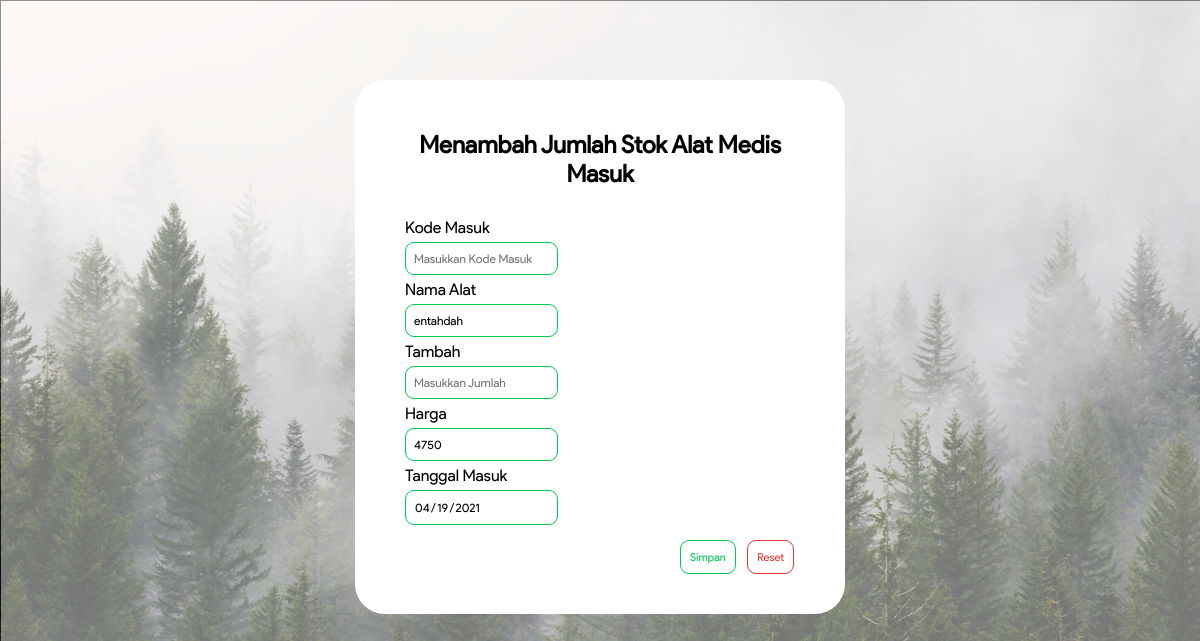
/in/tambahstok.php?id=1 (signed in), run on the app's committed database.
### tables this page shows
CREATE TABLE `tb_in` (
  `id` int(200) NOT NULL,
  `id_barang` int(200) NOT NULL,
  `kode_msk` varchar(200) NOT NULL,
  `nama_msk` varchar(200) NOT NULL,
  `harga` int(200) NOT NULL,
  `stok` int(200) NOT NULL,
  `tgl_masuk` date NOT NULL
);

### in/tambahstok.php (the view, shortened to what this page needs)
<?php
    include "../koneksi.php";
    ?>
                    <?php
    $id= $_GET['id'];
    $ambilData = mysqli_query($koneksi, "SELECT * FROM tb_in WHERE id='$id'");
    $data=mysqli_fetch_array($ambilData);
?>
<!DOCTYPE html>
<html>
<head>
     <link rel="stylesheet" type="text/css" href="../asset/jumlahstok.css">
</head>
<body style="background-image: url(../BG.png)">
        <div class="jmlstok">
            <h2>
                Menambah Jumlah Stok Alat Medis Masuk
            </h2>
            <div>
                <form action="" method="POST" class="">
                    <div class="">
                        <label for="nama">Kode Masuk</label>
                        <input type="text" name="kode_msk" value="<?php echo $data['kode_msk'] ?>"  placeholder="Masukkan Kode Masuk" readonly>
                    </div>
                    <div class="">
                        <label>Nama Alat</label>
                        <input type="text" name="nama_msk" value="<?php echo $data['nama_msk'] ?>" placeholder="Masukkan Nama Alat Medis" readonly >
                    </div>
                    <div class="">
                        <label for="alamat">Tambah</label>
                        <input type="number" name="tambah"  placeholder="Masukkan Jumlah" min="1" >
                    </div>
                    <div class="">
                        <label>Harga</label>
                        <input type="text" name="harga" value="<?php echo $data['harga'] ?>" placeholder="Masukkan Obat" readonly >
                    </div>
                    <div class="">
                        <label for="tgl_masuk">Tanggal Masuk</label>
                        <input type="date" name="tgl_masuk" value="<?php echo $data['tgl_masuk'] ?>" xplaceholder="Masukkan Tanggal" readonly>
                    </div>
                    <button type="submit" class="simpan" name="simpan"onclick="return confirm('Inputan Sudah Sesuai??')">Simpan</button>
                    <button type="reset" class="reset">Reset</button>
                </form>
            </div>
        </div>
</body>
</html>

### asset/jumlahstok.css (style rules this page uses)
div { font-family: ProductSans; }
body { background-image: url(BG.png); background-size: cover; font-family: ProductSans; }
button { font-family: ProductSans; }
h2 { text-align: center; margin-bottom: 30px; }
input { display: block; margin-top: 5px; margin-bottom: 5px; font-size: 12px; font-family: ProductSans; padding: 8px; width: 135px; border-radius: 9px; border: solid 1px #00C853; }
.jmlstok { background-color: white; width: 390px; border-radius: 30px; padding: 30px 50px 40px 50px; margin: 0 auto; margin-top: 80px; }
.simpan { margin-top: 10px; margin-right: 8px; margin-left: 275px; background-color: white; color: #00C853; border: solid 1px #00C853; border-radius: 9px; padding: 9px; font-size: 11px; }
.reset { background-color: white; color: #E53935; border: solid 1px #E53935; border-radius: 9px; padding: 9px; font-size: 11px; }

### data on the page
tb_in: nama_msk "entahdah", harga "4750", tgl_masuk "04/19/2021"
